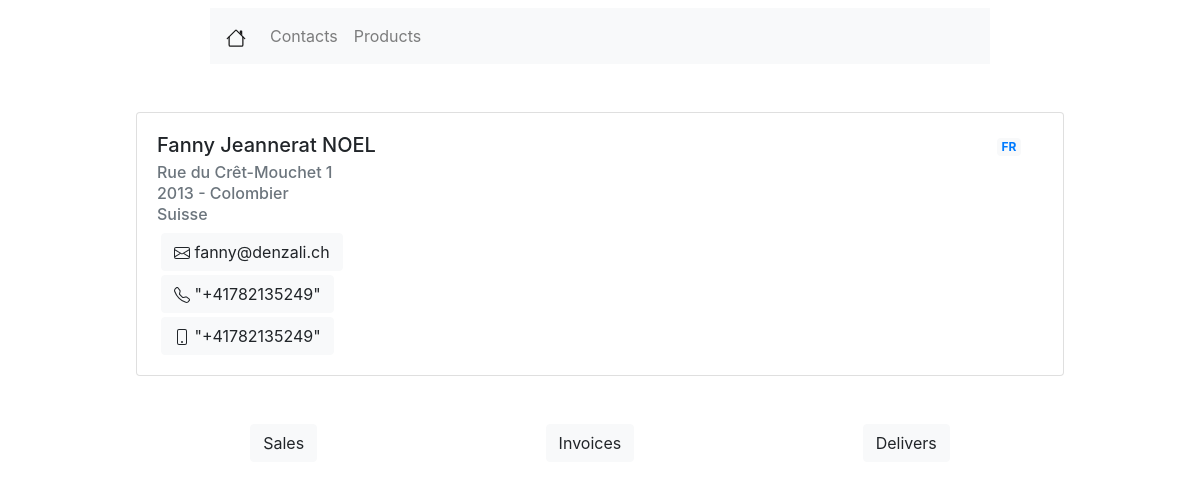
Page /contacts/1/ on the earlier database version.
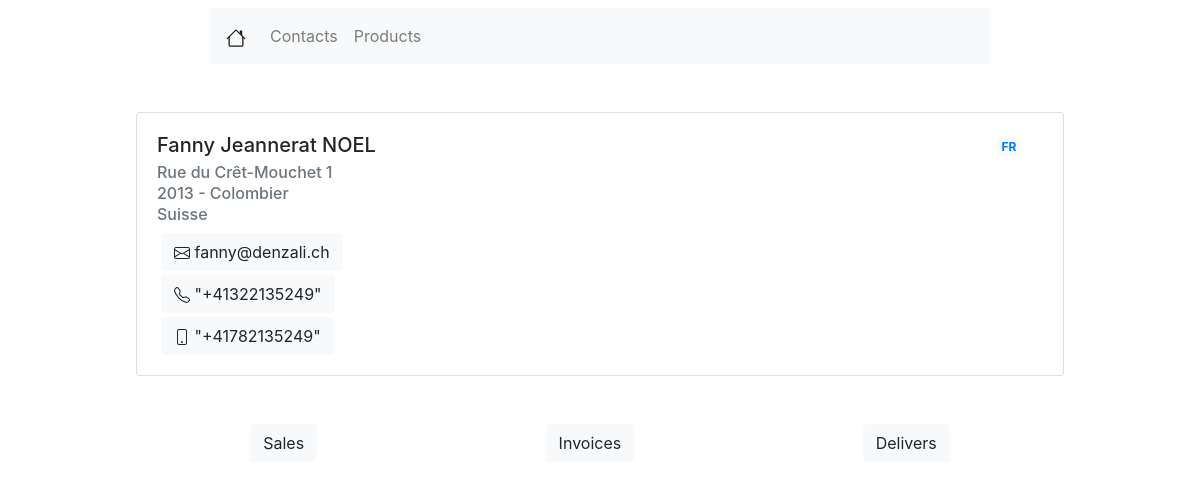
Same page on the later database version.
### contacts/models.py (models this page shows)
class Contact(models.Model):
    title = models.CharField(verbose_name="titre", max_length=50, null=True)
    lang = models.CharField(verbose_name="Langue maternelle", max_length=80, null=True, blank=True)
    name = models.CharField(verbose_name='Nom et prénom du contact', max_length=200, null=True)
    age = models.IntegerField(verbose_name='Age', default=0, null=True)
    street = models.CharField(verbose_name="Addresse", max_length=100, null=True)
    region_zip = models.IntegerField(verbose_name="Code postale", null=True)
    city = models.CharField(verbose_name="Ville", max_length=200, null=True)
    country = models.CharField(verbose_name="Pays", max_length=100, null=True)
    phone = PhoneNumberField(null=True)
    mobile = PhoneNumberField(null=True)
    email = models.EmailField(verbose_name="E-mail", max_length=254, null=True)
    state = models.CharField(verbose_name="Etat", max_length=20, null=True)

### contacts/views.py (the view)
# urls.py: path('<int:pk>/', views.DetailView.as_view(), name='contact_detail'),
class DetailView(generic.DetailView):
    model = Contact
    template_name = 'contacts/contacts_other_infos.html'

### contacts/templates/contacts/contacts_other_infos.html (shortened to what this page needs)
{% extends 'contacts/contacts_formview.html' %}
{% block other_infos %}
    <div class="row mx-auto mt-5 justify-content-around" style="width: 58rem;">
        <button class="btn btn-light" type="button" data-toggle="collapse" data-target="#sales" aria-expanded="false" aria-controls="collapseExample">
        Sales
        </button>
        <button class="btn btn-light" type="button" data-toggle="collapse" data-target="#invoices" aria-expanded="false" aria-controls="collapseExample">
        Invoices
        </button>
        <button class="btn btn-light" type="button" data-toggle="collapse" data-target="#delivers" aria-expanded="false" aria-controls="collapseExample">
        Delivers
        </button>
    </div>
{% endblock %}

### contacts/templates/contacts/contacts_formview.html (shortened to what this page needs)
{% extends 'viewlist/viewlist.html' %}
{% block viewlist %}
    <div class="row mx-auto mt-5 justify-content-center">
        <div class="card" style="width: 58rem;">
            <div class="card-body">
                <div class="row">
                    <div class="col-md-11">
                        <h5 class="card-title">{{ contact.name }}</h5>
                    </div>
                    <div class="col-md-1">
                        <span class="badge bg-light text-primary">{{ contact.lang }}</span>
                    </div>
                </div>
                <h6 class="card-subtitle mb-2 text-muted ">{{ contact.street }}</h6>
                <h6 class="card-subtitle mb-2 text-muted">{{ contact.region_zip }} - {{ contact.city }}</h6>
                <h6 class="card-subtitle mb-2 text-muted">{{ contact.country }}</h6>
                <div class="row ml-1 mb-1">
                    <a class="btn btn-light btn-xlg" href="mailto:{{ contact.email }}">
                        <span class="glyphicon glyphicon-earphone">{{ contact.email }}</span>
                    </a>
                </div>
                {% if contact.phone %}
                <div class="row ml-1 mb-1">
                    <a class="btn btn-light btn-xlg" href="tel:{{ contact.phone }}">
                        <span class="glyphicon glyphicon-earphone">{{ contact.phone }}</span>
                    </a>
                </div>
                {% endif %}
                {% if contact.mobile %}
                <div class="row ml-1 mt-1">
                    <a class="btn btn-light btn-xlg" href="tel:{{ contact.mobile }}">
                        <span class="glyphicon glyphicon-earphone">{{ contact.mobile }}</span>
                    </a>
                </div>
                {% endif %}
            </div>
        </div>
    </div>
    {% block other_infos %}
    {% endblock %}
{% endblock %}

Differences in the rows shown:
changed Contact "Fanny Jeannerat NOEL": phone "\"+41782135249\"" → "\"+41322135249\""
